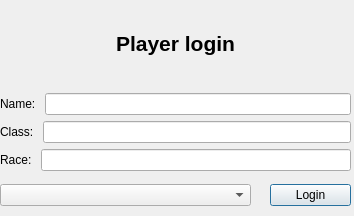
<?xml version="1.0" encoding="UTF-8"?>
<ui version="4.0">
 <class>LogInDialog</class>
 <widget class="QDialog" name="LogInDialog">
  <property name="windowModality">
   <enum>Qt::ApplicationModal</enum>
  </property>
  <property name="geometry">
   <rect>
    <x>0</x>
    <y>0</y>
    <width>354</width>
    <height>216</height>
   </rect>
  </property>
  <property name="contextMenuPolicy">
   <enum>Qt::DefaultContextMenu</enum>
  </property>
  <property name="windowTitle">
   <string>Log In</string>
  </property>
  <property name="windowOpacity">
   <double>1.000000000000000</double>
  </property>
  <property name="autoFillBackground">
   <bool>false</bool>
  </property>
  <property name="modal">
   <bool>true</bool>
  </property>
  <widget class="QWidget" name="verticalLayoutWidget">
   <property name="geometry">
    <rect>
     <x>0</x>
     <y>0</y>
     <width>351</width>
     <height>171</height>
    </rect>
   </property>
   <layout class="QVBoxLayout" name="verticalLayout">
    <item>
     <layout class="QHBoxLayout" name="horizontalLayout_2">
      <item>
       <widget class="QLabel" name="title_label">
        <property name="font">
         <font>
          <pointsize>16</pointsize>
          <weight>75</weight>
          <bold>true</bold>
         </font>
        </property>
        <property name="text">
         <string>Player login</string>
        </property>
        <property name="alignment">
         <set>Qt::AlignCenter</set>
        </property>
       </widget>
      </item>
     </layout>
    </item>
    <item>
     <layout class="QHBoxLayout" name="horizontalLayout_4">
      <item>
       <widget class="QLabel" name="name_label">
        <property name="text">
         <string>Name: </string>
        </property>
       </widget>
      </item>
      <item>
       <widget class="QLineEdit" name="name_lineEdit"/>
      </item>
     </layout>
    </item>
    <item>
     <layout class="QHBoxLayout" name="horizontalLayout_3">
      <item>
       <widget class="QLabel" name="class_label">
        <property name="text">
         <string>Class: </string>
        </property>
       </widget>
      </item>
      <item>
       <widget class="QLineEdit" name="class_lineEdit"/>
      </item>
     </layout>
    </item>
    <item>
     <layout class="QHBoxLayout" name="horizontalLayout">
      <item>
       <widget class="QLabel" name="race_label">
        <property name="text">
         <string>Race: </string>
        </property>
       </widget>
      </item>
      <item>
       <widget class="QLineEdit" name="race_lineEdit"/>
      </item>
     </layout>
    </item>
   </layout>
  </widget>
  <widget class="QWidget" name="horizontalLayoutWidget_2">
   <property name="geometry">
    <rect>
     <x>270</x>
     <y>180</y>
     <width>81</width>
     <height>31</height>
    </rect>
   </property>
   <layout class="QHBoxLayout" name="horizontalLayout_5">
    <item>
     <widget class="QPushButton" name="login_button">
      <property name="text">
       <string>Login</string>
      </property>
     </widget>
    </item>
   </layout>
  </widget>
  <widget class="QWidget" name="horizontalLayoutWidget_6">
   <property name="geometry">
    <rect>
     <x>0</x>
     <y>180</y>
     <width>251</width>
     <height>31</height>
    </rect>
   </property>
   <layout class="QHBoxLayout" name="horizontalLayout_6">
    <item>
     <widget class="QComboBox" name="team_comboBox">
      <property name="currentIndex">
       <number>-1</number>
      </property>
     </widget>
    </item>
   </layout>
  </widget>
 </widget>
 <resources/>
 <connections/>
</ui>
